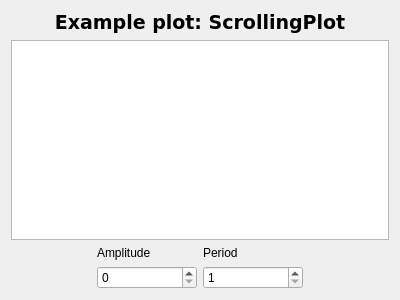
<?xml version="1.0" encoding="UTF-8"?>
<ui version="4.0">
 <class>Form</class>
 <widget class="QWidget" name="Form">
  <property name="geometry">
   <rect>
    <x>0</x>
    <y>0</y>
    <width>400</width>
    <height>300</height>
   </rect>
  </property>
  <property name="windowTitle">
   <string>Form</string>
  </property>
  <layout class="QVBoxLayout" name="verticalLayout">
   <item>
    <widget class="QLabel" name="label">
     <property name="font">
      <font>
       <family>DejaVu Sans</family>
       <pointsize>14</pointsize>
       <weight>75</weight>
       <bold>true</bold>
      </font>
     </property>
     <property name="text">
      <string>Example plot: ScrollingPlot</string>
     </property>
     <property name="alignment">
      <set>Qt::AlignCenter</set>
     </property>
     <property name="margin">
      <number>10</number>
     </property>
    </widget>
   </item>
   <item>
    <widget class="ScrollingPlotWidget" name="scrolling_plot">
     <property name="toolTip">
      <string>This plot is showing the value of TEST_DEVICE/Acquisition#sin over time</string>
     </property>
     <property name="styleSheet">
      <string notr="true"/>
     </property>
     <property name="plotTitle" stdset="0">
      <string>TEST_DEVICE/Acquisition#sin</string>
     </property>
    </widget>
   </item>
   <item>
    <layout class="QHBoxLayout" name="scrolling_plot_controls">
     <item>
      <spacer name="horizontalSpacer_2">
       <property name="orientation">
        <enum>Qt::Horizontal</enum>
       </property>
       <property name="sizeHint" stdset="0">
        <size>
         <width>40</width>
         <height>20</height>
        </size>
       </property>
      </spacer>
     </item>
     <item>
      <layout class="QVBoxLayout" name="verticalLayout_2">
       <item>
        <widget class="QLabel" name="label_2">
         <property name="text">
          <string>Amplitude</string>
         </property>
        </widget>
       </item>
       <item>
        <widget class="QSpinBox" name="amplitude_sin">
         <property name="minimumSize">
          <size>
           <width>100</width>
           <height>0</height>
          </size>
         </property>
         <property name="maximumSize">
          <size>
           <width>100</width>
           <height>16777215</height>
          </size>
         </property>
         <property name="maximum">
          <number>999999999</number>
         </property>
        </widget>
       </item>
      </layout>
     </item>
     <item>
      <layout class="QVBoxLayout" name="verticalLayout_4">
       <item>
        <widget class="QLabel" name="label_3">
         <property name="text">
          <string>Period</string>
         </property>
        </widget>
       </item>
       <item>
        <widget class="QSpinBox" name="period_sin">
         <property name="sizePolicy">
          <sizepolicy hsizetype="Maximum" vsizetype="Fixed">
           <horstretch>0</horstretch>
           <verstretch>0</verstretch>
          </sizepolicy>
         </property>
         <property name="minimumSize">
          <size>
           <width>100</width>
           <height>0</height>
          </size>
         </property>
         <property name="maximumSize">
          <size>
           <width>100</width>
           <height>16777215</height>
          </size>
         </property>
         <property name="minimum">
          <number>1</number>
         </property>
         <property name="maximum">
          <number>999999999</number>
         </property>
        </widget>
       </item>
      </layout>
     </item>
     <item>
      <spacer name="horizontalSpacer_3">
       <property name="orientation">
        <enum>Qt::Horizontal</enum>
       </property>
       <property name="sizeHint" stdset="0">
        <size>
         <width>40</width>
         <height>20</height>
        </size>
       </property>
      </spacer>
     </item>
    </layout>
   </item>
  </layout>
 </widget>
 <customwidgets>
  <customwidget>
   <class>ScrollingPlotWidget</class>
   <extends>QGraphicsView</extends>
   <header>accwidgets.graph.widgets.plotwidget</header>
  </customwidget>
 </customwidgets>
 <resources/>
 <connections/>
</ui>
